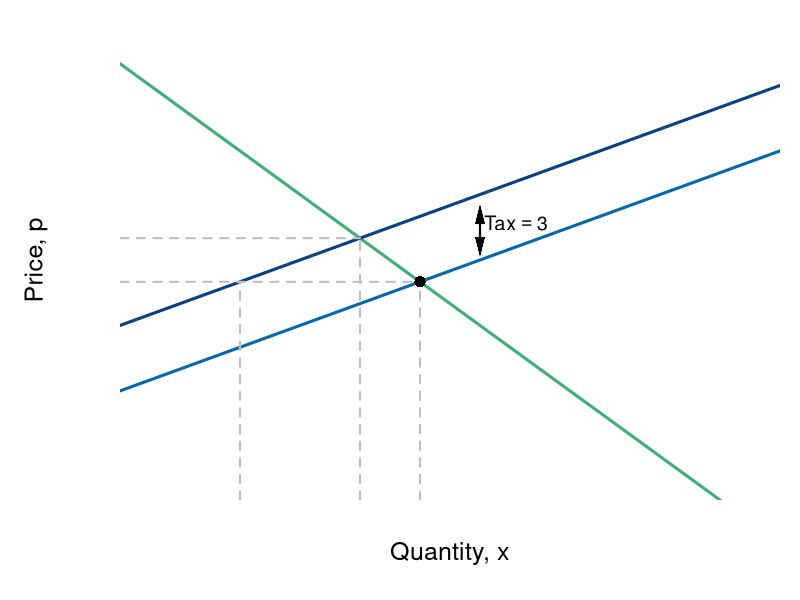

Write R code to recreate this figure. (Note: this script raises an error after producing the figure.)
require(shape)
pdf(file = "indmarketdemand/price_increase.pdf", width = 9, height = 7)

#Set parameters for graphics
axislabelsize <- 1.5
labelsize <- 1.2
graphlinewidth <- 3
segmentlinewidth <- 2

COL <- c("#7fc97f", "#beaed4", "#fdc086", "#ffff99", "#386cb0", "#f0027f", "#bf5b17", "#666666")
COLA <- c("#e0f3db", "#99d8c9","#66c2a4","#41ae76", "#238b45", "#005824")
COLB <- c("#c6dbef", "#4eb3d3", "#2b8cbe", "#0868ac","#084081")
COLC <- c("#fcfbfd", "#efedf5", "#dadaeb", "#bcbddc", "#9e9ac8", "#807dba", "#6a51a3", "#54278f", "#3f007d")

par(mar =  c(5, 6, 1, 1))

mrsA <- function(x, rmax = 20, xmax = 10) {
  rmax - (rmax/xmax)*x
}

uA <- function(x, y, rmax = 20, xmax = 10) {
  y + rmax*x - (1/2)(rmax/xmax)*x^2
}

Qs <- function(x, tax = 0){
  x + 5 + tax
}

Qs_tax<- function(x, tax = 3){
  x + 5 + tax
}

xlims <- c(0, 11)
ylims <- c(0, 22)

npts <- 501 
x <- seq(xlims[1], xlims[2], length.out = npts)
y <- seq(ylims[1], ylims[2], length.out = npts) 
a <- c(46.08, 55, 64)
b <- c(46.08, 55, 64)

plot(0, 0, xlim = xlims, ylim = ylims, type = "n",
     xlab = expression(paste("")),
     ylab = expression(paste("")), 
     xaxt = "n", 
     yaxt = "n", 
     cex.lab = axislabelsize, 
     bty = "n",
     xaxs = "i", 
     yaxs = "i")

ticksy <- c(0, 10, 12, 20, ylims[2])
ylabels <- c(NA, expression(paste(p[b] == 10)), expression(paste(p[a] == 12)), expression(paste(bar(p) == 20)), NA)
ticksx <- c(0, 2, 4, 5, 10, xlims[2])
xlabels <- c(0, expression(paste(x["m"]) == 2),expression(paste(x[a]) == 4), expression(paste(x[b]) == 5), expression(paste(bar(x)==10)), NA)

npts <- 500 
xx1 <- seq(xlims[1], xlims[2], length.out = npts)


#Lines for mrs graph
lines(xx1, mrsA(xx1, rmax = 20, xmax = 10), col = COLA[4], lwd = graphlinewidth)

lines(xx1, Qs(xx1), col = COLB[4], lwd = graphlinewidth)
lines(xx1, Qs_tax(xx1), col = COLB[5], lwd = graphlinewidth)

# Market Price
segments(0, 12, 4, 12, lty = 2, col = "gray" , lwd = segmentlinewidth) 
segments(0, 10, 5, 10, lty = 2, col = "gray" , lwd = segmentlinewidth)

# Vert Seg from Q 
segments(5, 0, 5, 10, lty = 2, col = "gray" , lwd = segmentlinewidth)
segments(4, 0, 4, 12, lty = 2, col = "gray" , lwd = segmentlinewidth)

# Q*
segments(2, 0, 2, 10, lty = 2, col = "gray" , lwd = segmentlinewidth)

#Label axes
mtext(expression(paste("Quantity, ", x)), side=1, line = 2.5, cex = axislabelsize)
text(-1.4, 0.5*ylims[2], expression(paste("Price, ", p)), xpd = TRUE, cex = axislabelsize, srt = 90) 

# Tax
Arrows(6, 11.6, 6, 13.1, col = "black", lty = 1, lwd = 2, arr.type = "triangle", arr.lwd = 0.2)
Arrows(6, 13.1, 6, 11.6, col = "black", lty = 1, lwd = 2, arr.type = "triangle", arr.lwd = 0.2)
text(6.6, 12.7, expression(paste("Tax" == 3)), cex = labelsize)


#Label i
points(5, 10, pch = 16, col = "black", cex = 1.5)
text(5, 10.75, expression(b), cex = annotatesize)

#Label g
points(4, 12, pch = 16, col = "black", cex = 1.5)
text(4, 12.75, expression(a), cex = annotatesize)

#segments(4.11765, 6.17647, 5.88, 8.88, lty = 1, col = COL[2] , lwd = graphlinewidth)
text(8.5, 19, expression(paste("Supply with tax, ", p(x) == 8 + x)), cex = labelsize)
text(7.75, 10.5, expression(paste("Supply, ", p(x) == 5 + x)), cex = labelsize)

#Label mrs function
text(8.05, 8, expression(paste("Demand, ", p(x) == 20 - 2*x)), cex = labelsize)
#Arrows(10, 7.5, 10, 5, col = "black", lty = 1, lwd = 2, arr.type = "triangle", arr.lwd = 0.5)


axis(1, at = ticksx, pos = 0, labels = xlabels, cex.axis = labelsize)
axis(2, at = ticksy, pos = 0, labels = ylabels, las = 1, cex.axis = labelsize)

dev.off()
